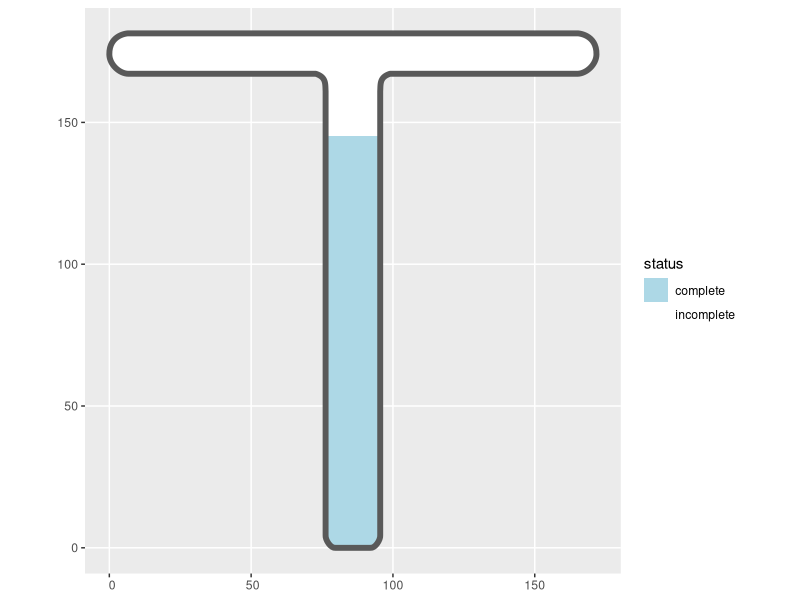
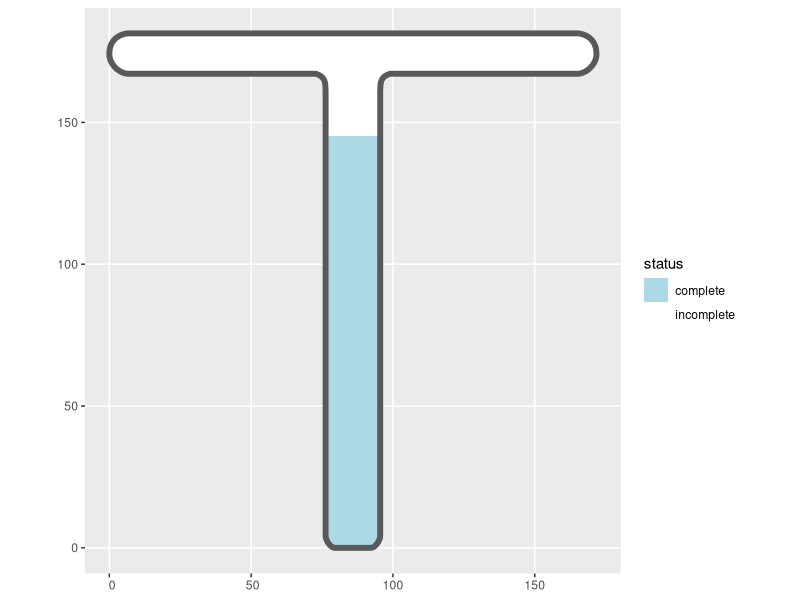

Write the R code that produced these figures, in order.
library(stringr)
library(sf)
library(ggplot2)
library(dplyr)

### UTILITY FUNCTIONS ###

# Check that the d attribute string of path can be processed
simplicity_check <- function(dstring){
  first_chr <- substr(d_string,1,1)
  last_chr <- substr(d_string, nchar(d_string), nchar(d_string))

  has_problem <- FALSE
  p_messages <- c()

  # Check that it begins with m and ends with z
  simple_and_closed <- identical(first_chr, "m") & identical(last_chr, "z")
  if(!simple_and_closed){
    has_problem <- TRUE
    p_messages <- append(p_messages,"path needs to start with m and end with z")
  }

  # Check that path doesn't contain more than one move to command
  internal_m_count <- length(grep("[Mm]", d_string))
  if(internal_m_count > 1){
    has_problem <- TRUE
    p_messages <- append(p_messages, "path has more than one m component")
  }

  # TODO Check only linear (mlLHvz only)

  if(has_problem){ cat(p_messages)}
  return(has_problem)
}

# Convert path description to list of parameters labeled with the name of the command
path_desc_to_cmdlist <- function(dstring){
  cmd_names <- str_extract_all(dstring, '\\p{Alphabetic}')[[1]]
  cmd_params <- str_split(dstring, '\\p{Alphabetic}', simplify = F)[[1]]

  # Remove str_split artifact: empty part of dstring prior to first command letter
  cmd_params_t <- as.list(cmd_params[-1])

  # Trim leading and trailing whitespace
  cmd_params_t <- lapply(cmd_params_t, trimws)

  # Add names
  names(cmd_params_t) <- cmd_names
  return(cmd_params_t)
}

# convert vector of x and y strings values to numeric and apply names
convert_xy_str <- function(str_vec){
  xy <- sapply(str_vec, as.numeric, USE.NAMES = F)
  names(xy) <- c('x','y')
  xy
}

# convert list of xy param strings into list of named numerics
convert_xy_params <- function(cmd_params){
  # split into list of "x,y" strings
  pair_str <- str_split(cmd_params, " ")[[1]]

  # split int list of vectors of "x" and "y" strings
  param_xy_str <- lapply(pair_str, function(x){str_split(x, ",")[[1]]} )

  param_xy <- lapply(param_xy_str, convert_xy_str )
}

# Convert list of xy values to xy coordinate data frame
frame_xy <- function(list_xy){ data.frame(x=sapply(list_xy,`[[`,1), y=sapply(list_xy,`[[`,2)) }

# get deltas dataframe from m command parameters
get_m_deltas <- function(param_xy){param_xy[-1]}

# get start point in dataframe from m command parameters
get_m_start <- function(param_xy){param_xy[1]}

# Given start dataframe and deltas list, emit data frame of x & y coords
# Corresponds to SVG's path 'l'
process_rel_l <- function(start, cmd_params){
  params_xy <- convert_xy_params(cmd_params)
  process_rel_l_internal(start, params_xy)
}

process_rel_l_internal <- function(start, params){
  params_df <- frame_xy(params)
  origin <- start[nrow(start), c("x","y")]
  points_x <- origin$x + cumsum(params_df$x)
  points_y <- origin$y + cumsum(params_df$y)
  data.frame(x=points_x, y=points_y)
}

# Given a list of points, emit data frame of x & y coords
# Corresponds to SVG's path 'L'
process_abs_l <- function(cmd_params){
  params <- convert_xy_params(cmd_params)
  frame_xy(params)
}

# Given emit data frame of x&y coords for params.  Start is ignored.
# Corresponds to SVG path 'm'
process_m <- function(start, cmd_params){
  # convert params to numeric xy pairs
  params <- convert_xy_params(cmd_params)
  origin <- frame_xy(get_m_start(params))

  # get x and y deltas, for m, all non-origin parameters
  deltas <- get_m_deltas(params)

  # process deltas as l command
  extra_coords <- process_rel_l_internal(origin, deltas)

  # Return origin and subsequent coordinates
  rbind(origin, extra_coords)
}

process_abs_v <- function(start, cmd_params){
  origin <- start[nrow(start), c("x","y")]
  data.frame(x=origin$x, y=sapply(cmd_params, as.numeric, USE.NAMES = F))
}

process_abs_h <- function(start, cmd_params){
  origin <- start[nrow(start), c("x","y")]
  data.frame(x=sapply(cmd_params, as.numeric, USE.NAMES = F), y=origin$y)
}

# Return the first point of the start coordinates dataframe
process_z <- function(start, params){
  start[1, c("x","y")]
}

# Given single letter dstring command name, return associated function
lookup_function <- function(cmd_name){
  function_name <- switch(cmd_name,
                          m="process_m",
                          l="process_rel_l",
                          L="process_abs_l",
                          h="process_rel_h",
                          H="process_abs_h",
                          v="process_rel_v",
                          V="process_abs_v",
                          z="process_z",
                          "unhandled")

  if(identical(function_name, "unrecognized")){
    rlang::abort(paste0("unhandled path command: ",cmd_name))
  }else{
    return(function_name)
  }
}

# convert dstring to dataframe of x&y coordinates
dstring_to_svg_coords <- function(d_string){
  cmd_list <- path_desc_to_cmdlist(d_string)
  fun_list <- sapply(names(cmd_list), lookup_function)

  result <- data.frame()
  for(i in 1:length(cmd_list)){
    coords_df <- do.call(fun_list[i], list(result, cmd_list[i]))
    result <- rbind(result, coords_df, make.row.names=F)
  }
  result
}

# affine transformation for rotation
rot <- function(a){matrix(c(cos(a), sin(a), -sin(a), cos(a)), 2, 2)}

# Convert svg coordinates to ploygon and flip horizontally to account for
#  differnce in origin between coordinate systems (topleft vs bottomleft)
svg_coords_to_polygon <- function(coords){
  outline <- st_polygon(list(as.matrix(coords)))

  # rotated 180
  rotated <- (outline) * rot(pi)

  # Move shape center to complete flip
  flipped <- rotated + st_point(c(max(coords$x), max(coords$y)))
}

# internal use function to drow a regtangle polygon
rect_poly <- function(ymin, ymax, xmin, xmax){
  x_vals <- c(xmin,xmin,xmax,xmax,xmin)
  y_vals <- c(ymin,ymax,ymax,ymin,ymin)
  points_matrix <- matrix(c(x_vals,y_vals),ncol=2)
  st_polygon(list(points_matrix))
}

# Generated sequence of rectangles to divide polygon
generate_dividers <- function(polyg, n){
  coords <- st_coordinates(polyg)
  min_y <- min(coords[,'Y'])
  max_y <- max(coords[,'Y'])
  min_x <- min(coords[,'X'])
  max_x <- max(coords[,'X'])

  # Create a sequence from min to max for y.
  y_seq <- seq(min_y, max_y, length.out=n+1)

  # Bottom edges of rects don't include ymax
  y_lowers <- y_seq[-length(y_seq)]
  # Top edges of rects don't include ymin
  y_uppers <- y_seq[-1]

  # apply over lower and upper y edges. x min and max are static
  rect_list <- mapply(FUN=rect_poly,
                      y_lowers, y_uppers,
                      MoreArgs=list(xmin=min_x, xmax=max_x),
                      SIMPLIFY=F)
}

# Given polygon and list of polygon dividers, return shape frame of intersections
#  between polygon and dividers.  In short, chop up the polygon.
intersect_dividers <- function(polyg, dividers){
  intersect_list <- lapply(dividers, st_intersection, polyg)
  # Conversion to sf (simple feature) frame
  st_sf(st_sfc(intersect_list))
}

### EXAMPLE DATA
# image path d attribute
d_string <- "m 79.858905,181.53725 -0.63078,-0.0528 -0.63271,-0.30764 -0.60558,-0.50723 -0.54939,-0.65161 -0.46412,-0.74075 -0.34978,-0.77466 -0.20639,-0.75335 -0.0339,-0.6768 V 20.554833 l -0.0242,-0.491317 -0.0176,-0.4823 -0.0178,-0.472177 -0.0249,-0.460948 -0.0388,-0.448614 -0.0596,-0.435175 -0.0873,-0.420629 -0.12179,-0.404977 -0.16316,-0.388221 -0.21138,-0.370359 -0.26645,-0.35139 -0.32838,-0.331317 -0.39716,-0.310137 -0.4728,-0.287852 -0.5553,-0.264461 -0.64464,-0.239964 H 6.9331215 l -0.603946,-0.037 -0.605953,-0.108731 -0.602419,-0.176182 -0.593342,-0.239347 -0.578724,-0.298227 -0.558564,-0.352824 -0.532863,-0.403133 -0.50162,-0.44916 -0.464834,-0.490901 -0.422507,-0.528356 -0.374639,-0.561527 -0.32122903,-0.590414 -0.262276,-0.6150143 -0.197782,-0.635331 -0.127747,-0.651362 -0.05217,-0.663109 0.05232,-1.266049 0.194117,-1.114324 0.315882,-0.972262 0.41761603,-0.839866 0.499318,-0.717135 0.560991,-0.604069 0.602631,-0.500668 0.62424,-0.406932 0.62582,-0.32286104 0.607366,-0.248455 0.568882,-0.183715 0.510368,-0.128639 0.431822,-0.08323 0.333244,-0.04748 0.214636,-0.0214 0.076,-0.005 H 165.25882 l 0.076,0.005 0.21464,0.0214 0.33324,0.04748 0.43182,0.08323 0.51037,0.128639 0.56888,0.183715 0.60737,0.248455 0.62582,0.32286104 0.62424,0.406932 0.60263,0.500668 0.56099,0.604069 0.49932,0.717135 0.41761,0.839866 0.31589,0.972262 0.19411,1.114324 0.0523,1.266049 -0.0522,0.663109 -0.12774,0.651362 -0.19779,0.635331 -0.26227,0.6150143 -0.32123,0.590414 -0.37464,0.561527 -0.42251,0.528356 -0.46483,0.490901 -0.50162,0.44916 -0.53286,0.403133 -0.55857,0.352824 -0.57872,0.298227 -0.59334,0.239347 -0.60242,0.176182 -0.60596,0.108731 -0.60394,0.037 H 99.071515 l -0.64464,0.239964 -0.5553,0.264461 -0.4728,0.287852 -0.39716,0.310137 -0.32837,0.331317 -0.26645,0.35139 -0.21138,0.370359 -0.16316,0.388221 -0.12179,0.404977 -0.0873,0.420629 -0.0596,0.435175 -0.0388,0.448614 -0.0249,0.460948 -0.0178,0.472177 -0.0176,0.4823 -0.0242,0.491317 V 177.07241 l -0.0339,0.6768 -0.20639,0.75335 -0.34978,0.77466 -0.46412,0.74075 -0.54939,0.65161 -0.60558,0.50723 -0.63271,0.30764 -0.63078,0.0528 z"

### PROCESSING EXAMPLE DATA TO POLYGON
coords <- dstring_to_svg_coords(d_string)
polyg <- svg_coords_to_polygon(coords)

### GENERATE 100 rectangles that cover the polygon
rects <- generate_dividers(polyg, 100)

### Chop up polygon into 100 equal vertical slices
slices <- intersect_dividers(polyg, rects)

# ggplot() + geom_point(aes(x=x,y=y),data=coords)
# ggplot() + geom_sf(data=polyg)
# ggplot() + geom_sf(data=st_sf(st_sfc(rects)))

### Add some performance results as a status column and plot
slices[1:80, 'status'] <- 'complete'
slices[81:100, 'status'] <- 'incomplete'

ggplot() +
  geom_sf(aes(fill=status), data=slices, lwd=0) +
  geom_sf(data=polyg, fill=NA, lwd=2) +
  scale_fill_manual(values=c('complete'='light blue', 'incomplete'='white'))

### Emit polygon and slices as text for serialization
polyg_text <- sf::st_as_text(polyg)
slices_text <- sf::st_as_text(slices[[1]])

# reify
re_polyg <- st_sf(st_as_sfc(polyg_text))
re_slices <- st_sf(st_as_sfc(slices_text))

re_slices[1:80, 'status'] <- 'complete'
re_slices[81:100, 'status'] <- 'incomplete'

ggplot() +
  geom_sf(aes(fill=status), data=re_slices, lwd=0) +
  geom_sf(data=re_polyg, fill=NA, lwd=2) +
  scale_fill_manual(values=c('complete'='light blue', 'incomplete'='white'))
